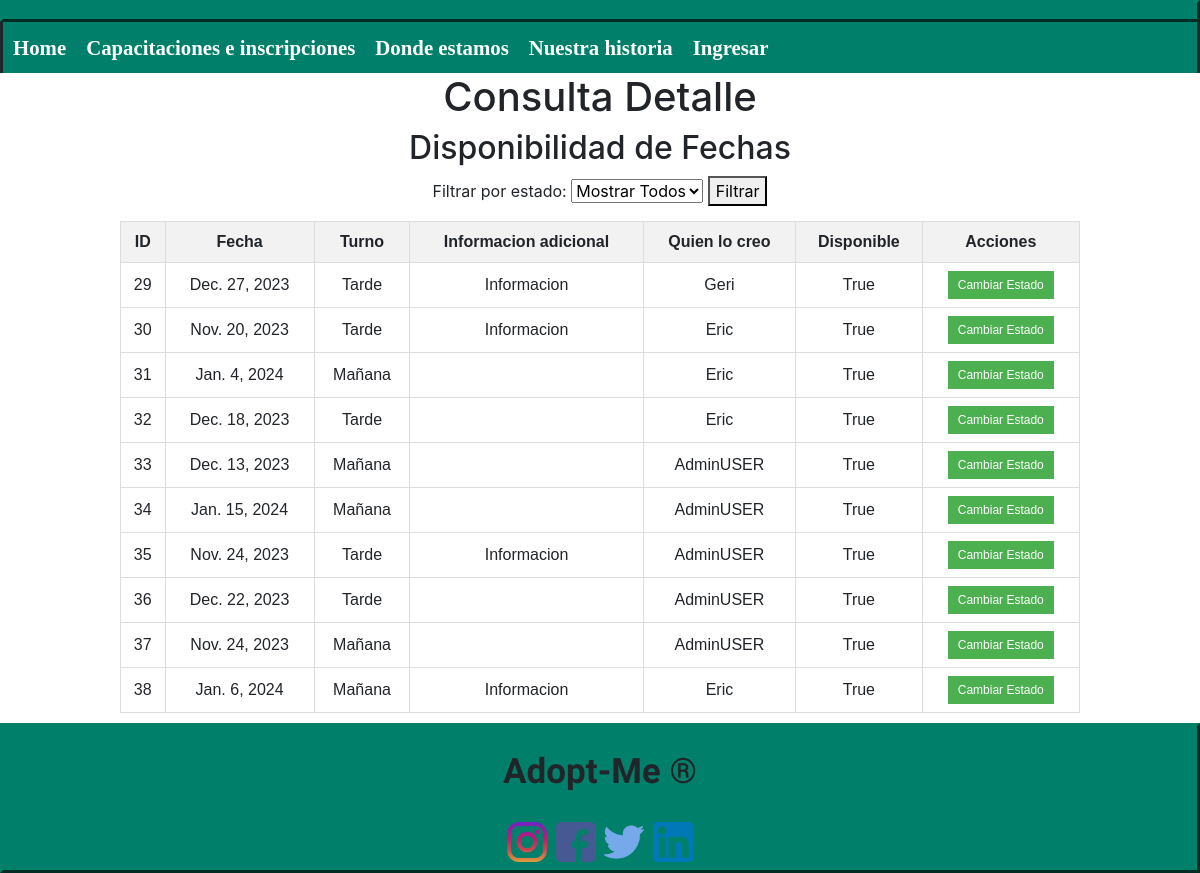
The page /notpublic/fechas_detail/ on the database its author committed.
### myapp/models.py (models this page shows, shortened)
class Fechas(models.Model):
    id = models.AutoField(primary_key=True)
    fecha = models.DateField(null=True)
    id_turno = models.ForeignKey(Turno, on_delete=models.CASCADE)
    estado = models.BooleanField(default=True)
    info_adicional = models.TextField(blank=True)
    usuario = models.ForeignKey(User, on_delete=models.CASCADE)

class Turno(models.Model):
    id = models.AutoField(primary_key=True)
    turno = models.CharField(max_length=20)
    estado = models.BooleanField(default=True)

### myapp/views.py (the view)
# urls.py: path('notpublic/fechas_detail/', views.filter_and_render, {'model_class': Fechas, 'template_name': 'notpublic/consulta_fechas.html'}, name='fechas_detail'),
def filter_and_render(request, model_class, template_name):
    filtro = request.GET.get('estado_filtrar', None)
    if filtro is not None and filtro.isdigit():
        filtro = bool(int(filtro))  # Convert to boolean
    else:
        filtro = None  # Set to None if it's empty or not a valid integer
    datos = model_class.objects.all()
    if filtro is not None:
        datos = datos.filter(estado=filtro)
    return render(request, template_name, {
        'datos': datos,
    })

### myapp/templates/notpublic/consulta_fechas.html (shortened to what this page needs)
{% extends 'layouts/base.html' %}
{% block content %}
<h1>Consulta Detalle</h1>
<h2>Disponibilidad de Fechas</h2>
<form method="GET">
    <label for="estado_filtrar">Filtrar por estado:</label>
    <select name="estado_filtrar" id="estado_filtrar">
        <option value="" selected>Mostrar Todos</option>
    </select>
    <button type="submit">Filtrar</button>
</form>
<table>
  <tr>
    <th>ID</th>
    <th>Fecha</th>
    <th>Turno</th>
    <th>Informacion adicional</th>
    <th>Quien lo creo</th>
    <th>Disponible</th>
    <th>Acciones</th>
  </tr>
  {% for dato in datos %}
    <tr>
      <td>{{ dato.id }}</td>
      <td>{{ dato.fecha }}</td>
      <td>{{ dato.id_turno.turno }}</td>
      <td>{{ dato.info_adicional }}</td>
      <td>{{ dato.usuario.username }}</td>
      <td>{{ dato.estado }}</td>
      <td>
        <form method="POST" action="{% url 'change_fechas' dato.id %}">
          <button type="submit" class="change-state-button">Cambiar Estado</button>
        </form>
      </td>
    </tr>
  {% endfor %}
</table>
{% endblock %}

### myapp/static/styles/stylesheet.css (style rules this page uses)
form { animation:animatezoom 2s }
table { font-family: Arial, sans-serif; border-collapse: collapse; width: 80%; margin: 10px auto; }
th, td { border: 1px solid #dddddd; text-align: left; padding: 8px; }
th { background-color: #f2f2f2; }
.change-state-button { background-color: #4CAF50; color: white; border: none; padding: 5px 10px; text-align: center; text-decoration: none; display: inline-block; font-size: 12px; cursor: pointer; }
h1, h2, form { text-align: center; }

### myapp/templates/notpublic/consulta_fechas.html (style rules this page uses)
table { font-family: Arial, sans-serif; border-collapse: collapse; width: 80%; margin: 10px auto; }
th, td { border: 1px solid #dddddd; text-align: left; padding: 8px; }
th { background-color: #f2f2f2; }
.change-state-button { background-color: #4CAF50; color: white; border: none; padding: 5px 10px; text-align: center; text-decoration: none; display: inline-block; font-size: 12px; cursor: pointer; }
h1, h2, form, th, td { text-align: center; }

### rows shown on the page
Fechas: id "29", fecha "Dec. 27, 2023", id_turno.turno "Tarde", info_adicional "Informacion", usuario.username "Geri", estado "True"
Fechas: id "30", fecha "Nov. 20, 2023", id_turno.turno "Tarde", info_adicional "Informacion", usuario.username "Eric", estado "True"
Fechas: id "31", fecha "Jan. 4, 2024", id_turno.turno "Mañana", usuario.username "Eric", estado "True"
Fechas: id "32", fecha "Dec. 18, 2023", id_turno.turno "Tarde", usuario.username "Eric", estado "True"
Fechas: id "33", fecha "Dec. 13, 2023", id_turno.turno "Mañana", usuario.username "AdminUSER", estado "True"
Fechas: id "34", fecha "Jan. 15, 2024", id_turno.turno "Mañana", usuario.username "AdminUSER", estado "True"
Fechas: id "35", fecha "Nov. 24, 2023", id_turno.turno "Tarde", info_adicional "Informacion", usuario.username "AdminUSER", estado "True"
Fechas: id "36", fecha "Dec. 22, 2023", id_turno.turno "Tarde", usuario.username "AdminUSER", estado "True"
Fechas: id "37", fecha "Nov. 24, 2023", id_turno.turno "Mañana", usuario.username "AdminUSER", estado "True"
Fechas: id "38", fecha "Jan. 6, 2024", id_turno.turno "Mañana", info_adicional "Informacion", usuario.username "Eric", estado "True"
